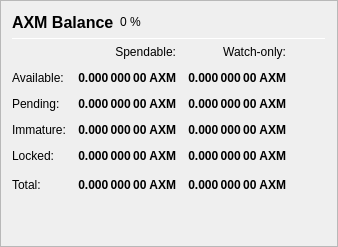
                   <widget class="QFrame" name="frame_Balances">
                    <property name="frameShape">
                     <enum>QFrame::StyledPanel</enum>
                    </property>
                    <property name="frameShadow">
                     <enum>QFrame::Raised</enum>
                    </property>
                    <layout class="QVBoxLayout" name="verticalLayout_4">
                     <item>
                      <layout class="QHBoxLayout" name="horizontalLayout_4">
                       <item>
                        <widget class="QLabel" name="label_5">
                         <property name="minimumSize">
                          <size>
                           <width>0</width>
                           <height>20</height>
                          </size>
                         </property>
                         <property name="font">
                          <font>
                           <pointsize>12</pointsize>
                           <weight>75</weight>
                           <bold>true</bold>
                          </font>
                         </property>
                         <property name="text">
                          <string>AXM Balance</string>
                         </property>
                        </widget>
                       </item>
                       <item>
                        <widget class="QLabel" name="labelAXMPercent">
                         <property name="text">
                          <string notr="true">0 %</string>
                         </property>
                        </widget>
                       </item>
                       <item>
                        <spacer name="horizontalSpacer_3">
                         <property name="orientation">
                          <enum>Qt::Horizontal</enum>
                         </property>
                         <property name="sizeHint" stdset="0">
                          <size>
                           <width>40</width>
                           <height>20</height>
                          </size>
                         </property>
                        </spacer>
                       </item>
                      </layout>
                     </item>
                     <item>
                      <widget class="Line" name="line_Balance">
                       <property name="minimumSize">
                        <size>
                         <width>0</width>
                         <height>1</height>
                        </size>
                       </property>
                       <property name="maximumSize">
                        <size>
                         <width>16777215</width>
                         <height>1</height>
                        </size>
                       </property>
                       <property name="orientation">
                        <enum>Qt::Horizontal</enum>
                       </property>
                      </widget>
                     </item>
                     <item>
                      <layout class="QGridLayout" name="gridLayout">
                       <property name="spacing">
                        <number>12</number>
                       </property>
                       <item row="0" column="1">
                        <widget class="QLabel" name="labelSpendable">
                         <property name="text">
                          <string>Spendable:</string>
                         </property>
                         <property name="alignment">
                          <set>Qt::AlignRight|Qt::AlignTrailing|Qt::AlignVCenter</set>
                         </property>
                        </widget>
                       </item>
                       <item row="0" column="2">
                        <widget class="QLabel" name="labelWatchonly">
                         <property name="text">
                          <string>Watch-only:</string>
                         </property>
                         <property name="alignment">
                          <set>Qt::AlignRight|Qt::AlignTrailing|Qt::AlignVCenter</set>
                         </property>
                        </widget>
                       </item>
                       <item row="1" column="0">
                        <widget class="QLabel" name="labelBalanceText">
                         <property name="text">
                          <string>Available:</string>
                         </property>
                        </widget>
                       </item>
                       <item row="1" column="1">
                        <widget class="QLabel" name="labelBalance">
                         <property name="font">
                          <font>
                           <weight>75</weight>
                           <bold>true</bold>
                          </font>
                         </property>
                         <property name="cursor">
                          <cursorShape>IBeamCursor</cursorShape>
                         </property>
                         <property name="toolTip">
                          <string>Your current spendable balance</string>
                         </property>
                         <property name="text">
                          <string notr="true">0.000 000 00 AXM</string>
                         </property>
                         <property name="alignment">
                          <set>Qt::AlignRight|Qt::AlignTrailing|Qt::AlignVCenter</set>
                         </property>
                         <property name="textInteractionFlags">
                          <set>Qt::LinksAccessibleByMouse|Qt::TextSelectableByKeyboard|Qt::TextSelectableByMouse</set>
                         </property>
                        </widget>
                       </item>
                       <item row="1" column="2">
                        <widget class="QLabel" name="labelWatchAvailable">
                         <property name="font">
                          <font>
                           <weight>75</weight>
                           <bold>true</bold>
                          </font>
                         </property>
                         <property name="cursor">
                          <cursorShape>IBeamCursor</cursorShape>
                         </property>
                         <property name="toolTip">
                          <string>Your current balance in watch-only addresses</string>
                         </property>
                         <property name="text">
                          <string notr="true">0.000 000 00 AXM</string>
                         </property>
                         <property name="alignment">
                          <set>Qt::AlignRight|Qt::AlignTrailing|Qt::AlignVCenter</set>
                         </property>
                         <property name="textInteractionFlags">
                          <set>Qt::LinksAccessibleByMouse|Qt::TextSelectableByKeyboard|Qt::TextSelectableByMouse</set>
                         </property>
                        </widget>
                       </item>
                       <item row="2" column="0">
                        <widget class="QLabel" name="labelPendingText">
                         <property name="text">
                          <string>Pending:</string>
                         </property>
                        </widget>
                       </item>
                       <item row="2" column="1">
                        <widget class="QLabel" name="labelUnconfirmed">
                         <property name="font">
                          <font>
                           <weight>75</weight>
                           <bold>true</bold>
                          </font>
                         </property>
                         <property name="cursor">
                          <cursorShape>IBeamCursor</cursorShape>
                         </property>
                         <property name="toolTip">
                          <string>Total of transactions that have yet to be confirmed, and do not yet count toward the spendable balance</string>
                         </property>
                         <property name="text">
                          <string notr="true">0.000 000 00 AXM</string>
                         </property>
                         <property name="alignment">
                          <set>Qt::AlignRight|Qt::AlignTrailing|Qt::AlignVCenter</set>
                         </property>
                         <property name="textInteractionFlags">
                          <set>Qt::LinksAccessibleByMouse|Qt::TextSelectableByKeyboard|Qt::TextSelectableByMouse</set>
                         </property>
                        </widget>
                       </item>
                       <item row="2" column="2">
                        <widget class="QLabel" name="labelWatchPending">
                         <property name="font">
                          <font>
                           <weight>75</weight>
                           <bold>true</bold>
                          </font>
                         </property>
                         <property name="cursor">
                          <cursorShape>IBeamCursor</cursorShape>
                         </property>
                         <property name="toolTip">
                          <string>Unconfirmed transactions to watch-only addresses</string>
                         </property>
                         <property name="text">
                          <string notr="true">0.000 000 00 AXM</string>
                         </property>
                         <property name="alignment">
                          <set>Qt::AlignRight|Qt::AlignTrailing|Qt::AlignVCenter</set>
                         </property>
                         <property name="textInteractionFlags">
                          <set>Qt::LinksAccessibleByMouse|Qt::TextSelectableByKeyboard|Qt::TextSelectableByMouse</set>
                         </property>
                        </widget>
                       </item>
                       <item row="3" column="0">
                        <widget class="QLabel" name="labelImmatureText">
                         <property name="text">
                          <string>Immature:</string>
                         </property>
                        </widget>
                       </item>
                       <item row="3" column="1">
                        <widget class="QLabel" name="labelImmature">
                         <property name="font">
                          <font>
                           <weight>75</weight>
                           <bold>true</bold>
                          </font>
                         </property>
                         <property name="cursor">
                          <cursorShape>IBeamCursor</cursorShape>
                         </property>
                         <property name="toolTip">
                          <string>Staked or masternode rewards that has not yet matured</string>
                         </property>
                         <property name="text">
                          <string notr="true">0.000 000 00 AXM</string>
                         </property>
                         <property name="alignment">
                          <set>Qt::AlignRight|Qt::AlignTrailing|Qt::AlignVCenter</set>
                         </property>
                         <property name="textInteractionFlags">
                          <set>Qt::LinksAccessibleByMouse|Qt::TextSelectableByKeyboard|Qt::TextSelectableByMouse</set>
                         </property>
                        </widget>
                       </item>
                       <item row="3" column="2">
                        <widget class="QLabel" name="labelWatchImmature">
                         <property name="font">
                          <font>
                           <weight>75</weight>
                           <bold>true</bold>
                          </font>
                         </property>
                         <property name="cursor">
                          <cursorShape>IBeamCursor</cursorShape>
                         </property>
                         <property name="toolTip">
                          <string>Staked or masternode rewards in watch-only addresses that has not yet matured</string>
                         </property>
                         <property name="text">
                          <string notr="true">0.000 000 00 AXM</string>
                         </property>
                         <property name="alignment">
                          <set>Qt::AlignRight|Qt::AlignTrailing|Qt::AlignVCenter</set>
                         </property>
                         <property name="textInteractionFlags">
                          <set>Qt::LinksAccessibleByMouse|Qt::TextSelectableByKeyboard|Qt::TextSelectableByMouse</set>
                         </property>
                        </widget>
                       </item>
                       <item row="4" column="0">
                        <widget class="QLabel" name="labelLockedBalanceText">
                         <property name="toolTip">
                          <string>Locked AXM or Masternode collaterals. These are excluded from zAXM minting.</string>
                         </property>
                         <property name="text">
                          <string>Locked:</string>
                         </property>
                        </widget>
                       </item>
                       <item row="4" column="1">
                        <widget class="QLabel" name="labelLockedBalance">
                         <property name="font">
                          <font>
                           <weight>75</weight>
                           <bold>true</bold>
                          </font>
                         </property>
                         <property name="cursor">
                          <cursorShape>IBeamCursor</cursorShape>
                         </property>
                         <property name="toolTip">
                          <string>Locked AXM or Masternode collaterals. These are excluded from zAXM minting.</string>
                         </property>
                         <property name="text">
                          <string notr="true">0.000 000 00 AXM</string>
                         </property>
                         <property name="alignment">
                          <set>Qt::AlignRight|Qt::AlignTrailing|Qt::AlignVCenter</set>
                         </property>
                         <property name="textInteractionFlags">
                          <set>Qt::LinksAccessibleByMouse|Qt::TextSelectableByKeyboard|Qt::TextSelectableByMouse</set>
                         </property>
                        </widget>
                       </item>
                       <item row="4" column="2">
                        <widget class="QLabel" name="labelWatchLocked">
                         <property name="font">
                          <font>
                           <weight>75</weight>
                           <bold>true</bold>
                          </font>
                         </property>
                         <property name="cursor">
                          <cursorShape>IBeamCursor</cursorShape>
                         </property>
                         <property name="toolTip">
                          <string>Current locked balance in watch-only addresses</string>
                         </property>
                         <property name="text">
                          <string notr="true">0.000 000 00 AXM</string>
                         </property>
                         <property name="alignment">
                          <set>Qt::AlignRight|Qt::AlignTrailing|Qt::AlignVCenter</set>
                         </property>
                         <property name="textInteractionFlags">
                          <set>Qt::LinksAccessibleByMouse|Qt::TextSelectableByKeyboard|Qt::TextSelectableByMouse</set>
                         </property>
                        </widget>
                       </item>
                       <item row="5" column="0">
                        <widget class="QLabel" name="labelTotalText">
                         <property name="text">
                          <string>Total:</string>
                         </property>
                         <property name="toolTip">
                          <string>Your current Axiom balance, unconfirmed and immature transactions included</string>
                         </property>
                        </widget>
                       </item>
                       <item row="5" column="1">
                        <widget class="QLabel" name="labelTotal">
                         <property name="font">
                          <font>
                           <weight>75</weight>
                           <bold>true</bold>
                          </font>
                         </property>
                         <property name="cursor">
                          <cursorShape>IBeamCursor</cursorShape>
                         </property>
                         <property name="toolTip">
                          <string>Your current Axiom balance, unconfirmed and immature transactions included</string>
                         </property>
                         <property name="text">
                          <string notr="true">0.000 000 00 AXM</string>
                         </property>
                         <property name="alignment">
                          <set>Qt::AlignRight|Qt::AlignTrailing|Qt::AlignVCenter</set>
                         </property>
                         <property name="textInteractionFlags">
                          <set>Qt::LinksAccessibleByMouse|Qt::TextSelectableByKeyboard|Qt::TextSelectableByMouse</set>
                         </property>
                        </widget>
                       </item>
                       <item row="5" column="2">
                        <widget class="QLabel" name="labelWatchTotal">
                         <property name="font">
                          <font>
                           <weight>75</weight>
                           <bold>true</bold>
                          </font>
                         </property>
                         <property name="cursor">
                          <cursorShape>IBeamCursor</cursorShape>
                         </property>
                         <property name="toolTip">
                          <string>Current total balance in watch-only addresses</string>
                         </property>
                         <property name="text">
                          <string notr="true">0.000 000 00 AXM</string>
                         </property>
                         <property name="alignment">
                          <set>Qt::AlignRight|Qt::AlignTrailing|Qt::AlignVCenter</set>
                         </property>
                         <property name="textInteractionFlags">
                          <set>Qt::LinksAccessibleByMouse|Qt::TextSelectableByKeyboard|Qt::TextSelectableByMouse</set>
                         </property>
                        </widget>
                       </item>
                       <item row="5" column="3">
                        <spacer name="horizontalSpacer_9">
                         <property name="orientation">
                          <enum>Qt::Horizontal</enum>
                         </property>
                         <property name="sizeHint" stdset="0">
                          <size>
                           <width>40</width>
                           <height>20</height>
                          </size>
                         </property>
                        </spacer>
                       </item>
                      </layout>
                     </item>
                     <item>
                      <spacer name="verticalSpacer_3">
                       <property name="orientation">
                        <enum>Qt::Vertical</enum>
                       </property>
                       <property name="sizeHint" stdset="0">
                        <size>
                         <width>20</width>
                         <height>40</height>
                        </size>
                       </property>
                      </spacer>
                     </item>
                    </layout>
                   </widget>
